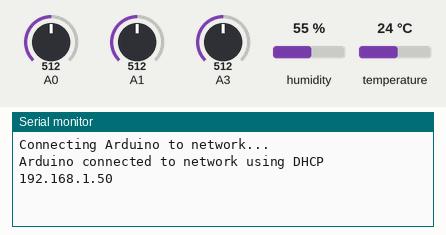
Bench run of a sketch on a simulated Arduino Uno, built with avr-gcc and run on an emulated ATmega328P. On the bench: the last lines printed to the serial monitor. The test bench sets the inputs (shaded band); at power-on: A1 = 512, A3 = 512, A0 = 512, humidity 55 %, temperature 24 °C. WiFi joins after 1.5 s; servers stay silent unless stated; uploads are accepted with an empty reply.

Above: at 4.7 s.
4.8 s: A1 set to 716
At 6.0 s:
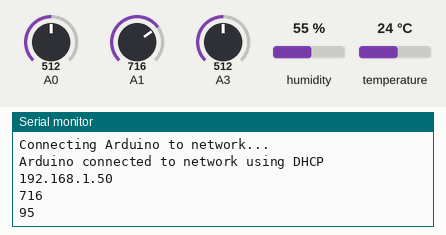
7.8 s: A3 set to 716
At 10.5 s:
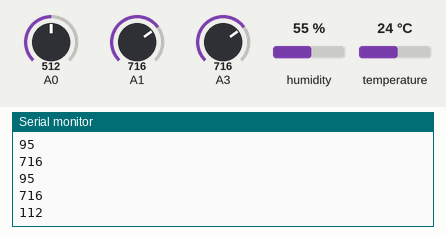
10.8 s: A1 set to 992
At 12.0 s:
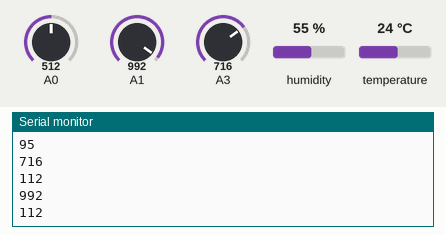
13.8 s: A3 set to 992
At 18.3 s:
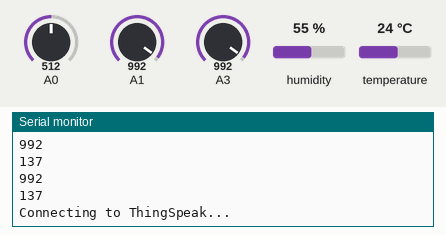
Timing chart, 0 to 19.8 s (numbered marks = the images above; inputs shaded):
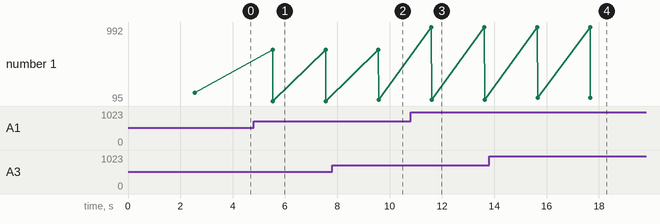

Measured:
- after the input at 4.8 s, the serial monitor: prints a new line after 0.73 s (image 1)
- after the input at 7.8 s, the serial monitor: prints a new line after 1.8 s (image 2)
- after the input at 10.8 s, the serial monitor: prints a new line after 0.80 s (image 3)
- after the input at 13.8 s, the serial monitor: prints a new line after 1.9 s (image 4)
- plotted number 1: 95 → 112 after the input at 7.8 s, 112 → 137 after the input at 13.8 s

The sketch:

Smart_Environment_Monitoring_System.ino
```cpp
/*

 Arduino --> ThingSpeak Channel via Ethernet

 The ThingSpeak Client sketch is designed for the Arduino and Ethernet.
 This sketch updates a channel feed with an analog input reading via the
 ThingSpeak API (https://thingspeak.com/docs)
 using HTTP POST. The Arduino uses DHCP and DNS for a simpler network setup.
 The sketch also includes a Watchdog / Reset function to make sure the
 Arduino stays connected and/or regains connectivity after a network outage.
 Use the Serial Monitor on the Arduino IDE to see verbose network feedback
 and ThingSpeak connectivity status.

 Getting Started with ThingSpeak:

   * Sign Up for New User Account - https://thingspeak.com/users/new
   * Create a new Channel by selecting Channels and then Create New Channel
   * Enter the Write API Key in this sketch under "ThingSpeak Settings"

 Arduino Requirements:

   * Arduino with Ethernet Shield or Arduino Ethernet
   * Arduino 1.0+ IDE

  Network Requirements:

   * Ethernet port on Router
   * DHCP enabled on Router
   * Unique MAC Address for Arduino
*/

#include <SPI.h>
#include <Ethernet.h>
#include "DHT.h"
#define DHTPIN 2     // what pin we're connected to
#define DHTTYPE DHT11   // define type of sensor DHT 11
DHT dht (DHTPIN, DHTTYPE);
int v;
int Sound;

// Local Network Settings
byte mac[] = { 0xD4, 0x28, 0xB2, 0xFF, 0xA0, 0xA1 }; // Must be unique on local network

// ThingSpeak Settings
char thingSpeakAddress[] = "api.thingspeak.com";
String writeAPIKey = "thingspeak write API";
const int updateThingSpeakInterval = 16 * 1000;      // Time interval in milliseconds to update ThingSpeak (number of seconds * 1000 = interval)

// Variable Setup
long lastConnectionTime = 0;
boolean lastConnected = false;
int failedCounter = 0;

EthernetClient client; // Initialize Arduino Ethernet Client
IPAddress ip(192,168,0,190);
IPAddress gateway(192,168,0,1);
IPAddress subnet(255, 255, 255, 0);


void setup()
{
  Serial.begin(9600); // Start Serial for debugging on the Serial Monitor
  startEthernet(); // Start Ethernet on Arduino
  Ethernet.begin(mac, ip, gateway, subnet);

  dht.begin();

}

void loop()
{
  //------------------------------------------------------------------------
  // Read value of Humidity Sensor from Digital Pin 2
  delay(2000);
  String h = String (dht.readHumidity(), DEC);
  String t = String (dht.readTemperature(), DEC);

  /*if (isnan(h) || isnan(t))
  {
  Serial.println("Failed to read from DHT sensor!");
  return;
  }
  Serial.print("Humidity: ");
  Serial.print(h);
  Serial.print(" %\t");
  Serial.print("Temperature: ");
  Serial.print(t);
  Serial.println(" *C ");*/

  //--------------------------------------------------------------------------

  // Read Value of MQ-135 from Analog Input Pin A0

  String MQ135 = String (analogRead(A0), DEC);
  //Serial.println(" MQ135 Value: ");
  //Serial.println(MQ135);

  //--------------------------------------------------------------------------

  // Read Value of MQ-7 from Analog Input Pin A1

  String CO = String (analogRead(A1), DEC);
  //Serial.println(" MQ7 Value: ");
  Serial.println(CO);
//-----------------------------------------------------------------------------

  // Read Value of Sound Sensor from Analog Input Pin A3

  int v = analogRead(A3); // Reads the value from the Analog PIN A3
  Sound=  map(v,0,1023,50,140);

   Serial.println(Sound);

  // Print Update Response to Serial Monitor
  if (client.available())
  {
    char c = client.read();
    client.stop();
    Serial.print(c);

  }

  // Disconnect from ThingSpeak
  if (!client.connected() && lastConnected)
  {
    Serial.println("...disconnected");
    Serial.println();

    client.stop();
  }

  // Update ThingSpeak
  if(!client.connected() && (millis() - lastConnectionTime > updateThingSpeakInterval))
  {
    updateThingSpeak("field1="+h+"&field2="+t+"&field3="+MQ135+"&field4="+CO+"&field5="+String (Sound));
  }

  // Check if Arduino Ethernet needs to be restarted
  if (failedCounter > 3 ) {startEthernet();}

  lastConnected = client.connected();

}

void updateThingSpeak(String tsData)
{
  if (client.connect(thingSpeakAddress, 80))
  {
    client.print("POST /update HTTP/1.1\n");
    client.print("Host: api.thingspeak.com\n");
    client.print("Connection: close\n");
    client.print("X-THINGSPEAKAPIKEY: "+writeAPIKey+"\n");
    client.print("Content-Type: application/x-www-form-urlencoded\n");
    client.print("Content-Length: ");
    client.print(tsData.length());
    client.print("\n\n");

    client.print(tsData);
    EthernetServer server(80);
    lastConnectionTime = millis();

    if (client.connected())
    {
      Serial.println("Connecting to ThingSpeak...");
      Serial.println();

      failedCounter = 0;
    }
    else
    {
      failedCounter++;

      Serial.println("Connection to ThingSpeak failed ("+String(failedCounter, DEC)+")");
      Serial.println();
    }

  }
  else
  {
    failedCounter++;

    Serial.println("Connection to ThingSpeak Failed ("+String(failedCounter, DEC)+")");
    Serial.println();

    lastConnectionTime = millis();
  }
}

void startEthernet()
{

  client.stop();

  Serial.println("Connecting Arduino to network...");
  Serial.println();

  delay(1000);

  // Connect to network amd obtain an IP address using DHCP
  if (Ethernet.begin(mac) == 0)
  {
    Serial.println("DHCP Failed, reset Arduino to try again");
    Serial.println();

  }
  else
  {
    Serial.println("Arduino connected to network using DHCP");
    Serial.println(Ethernet.localIP());
    Serial.println();
  }

  delay(1000);
}
```
